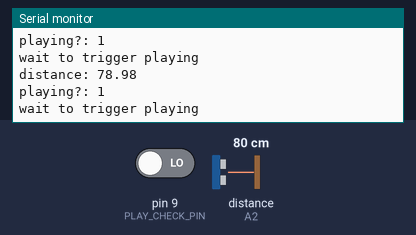
The sketch below on a simulated Arduino Uno, built with avr-gcc and run on an emulated ATmega328P. Parts: the last lines printed to the serial monitor. Wiring (inferred from the names in the program): ultrasonic range finder: trigger A1; echo A2. The inputs (shaded band) are chosen by the test bench; at power-on: distance to the obstacle (sensor on A2) 80 cm, pin 9 (PLAY_CHECK_PIN) LOW. The echo pulse lasts 58.3 µs per cm; the audio player accepts every command and is not drawn.

Above: at 1.7 s.
1.8 s: distance to the obstacle (sensor on A2) set to 2 cm
At 3.9 s:
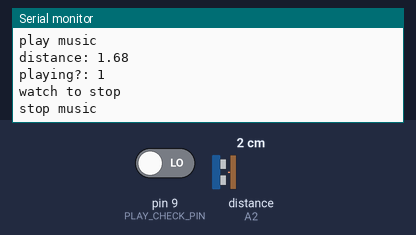
4.3 s: distance to the obstacle (sensor on A2) set to 250 cm
At 5.2 s:
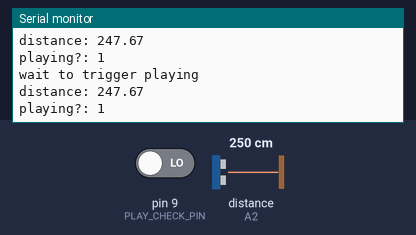
7.3 s: pin 9 (PLAY_CHECK_PIN) driven HIGH
Timing chart, 0 to 10.3 s (numbered marks = the images above; inputs shaded):
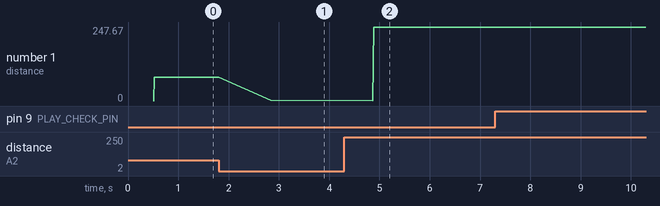

Measured:
- after the input at 1.8 s, the serial monitor: prints a new line at once (image 1)
- after the input at 4.3 s, the serial monitor: prints a new line after 0.59 s (image 2)
- plotted number 1: 78.98 → 1.68 after the input at 1.8 s, 1.68 → 247.67 after the input at 4.3 s, 247.67 → 247.66 after the input at 7.3 s

The sketch:

MultiKindsSpeaker.ino
```cpp
// (licence header left out)
/***********Notice and Trouble shooting***************
  1.Connection and Diagram can be found here
  <https://www.dfrobot.com/wiki/index.php/DFPlayer_Mini_SKU:DFR0299#Connection_Diagram>
  2.This code is tested on Arduino Uno, Leonardo, Mega boards.
 ****************************************************/

#include "Arduino.h"
#include "SoftwareSerial.h"
#include <DFRobotDFPlayerMini.h>

SoftwareSerial mySoftwareSerial(10, 11); // RX, TX
DFRobotDFPlayerMini myDFPlayer;

#define TRIG_PIN A1
#define ECHO_PIN A2
#define PLAY_CHECK_PIN 9
#define MAX_CHANNEL 3

uint8_t currentChannel = 1;
uint8_t currentVolume = 15;
boolean playingMusic = false;

boolean isPlaying() {
  return (LOW == digitalRead(PLAY_CHECK_PIN));
}

float getDistance(int trig_pin, int echo_pin) {
  float duration = 0;
  float distance = 0;

  digitalWrite(trig_pin, LOW);
  delayMicroseconds(2);
  digitalWrite(trig_pin, HIGH);
  delayMicroseconds(10);
  digitalWrite(trig_pin, LOW);
  duration = pulseIn(echo_pin, HIGH);
  duration = duration / 2; // get harf distance
  distance = duration * 340 * 100 / 1000000; // carc with sound speed as 340m/s
  return distance;
}

void setup() {
  pinMode(ECHO_PIN, INPUT);
  pinMode(TRIG_PIN, OUTPUT);
  pinMode(PLAY_CHECK_PIN, INPUT);

  mySoftwareSerial.begin(9600);
  Serial.begin(115200);

  Serial.println();
  Serial.println(F("DFRobot DFPlayer Mini Demo"));
  Serial.println(F("Initializing DFPlayer ... (May take 3~5 seconds)"));

  if (!myDFPlayer.begin(mySoftwareSerial)) {
    Serial.println(F("Unable to begin:"));
    Serial.println(F("1.Please recheck the connection!"));
    Serial.println(F("2.Please insert the SD card!"));
    while(true);
  }
  myDFPlayer.volume(currentVolume);
}

void loop() {
  //Serial.println(getDistance(TRIG_PIN, ECHO_PIN));
  //delay(1000);
  static float distance;
  Serial.print("distance: ");
  Serial.println(distance);
  Serial.print("playing?: ");
  Serial.println(isPlaying());
  distance = getDistance(TRIG_PIN, ECHO_PIN);

  if (isPlaying() && playingMusic) {
    Serial.println("watch to stop");
    if (distance < 40) {
      Serial.println("stop music");
      playingMusic = false;
      myDFPlayer.playFolder(1, 2);
      delay(2000);
    }

  } else {
    Serial.println("wait to trigger playing");
    if (distance < 40) {
      currentChannel ++;
      if (currentChannel > MAX_CHANNEL) {
        currentChannel = 1;
      }
      Serial.println("play music");
      myDFPlayer.playFolder(currentChannel, 1);
      playingMusic = true;
      delay(1000);
    }
  }
}
```
